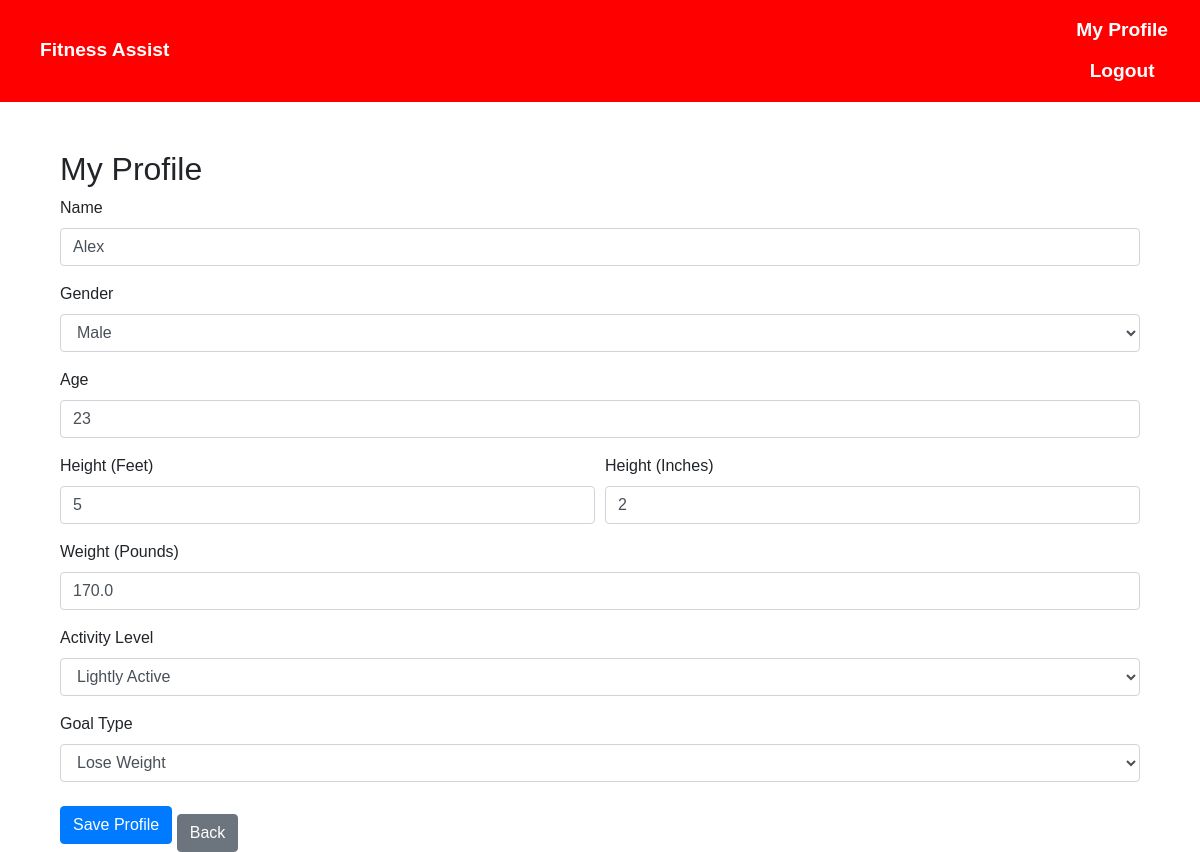
Page /profile (signed in) on the committed database.
### app/models.py (models this page shows)
class Profile(db.Model):
    id = db.Column(db.Integer, primary_key=True)
    user_id = db.Column(db.Integer, db.ForeignKey('user.id'), nullable=False)
    name = db.Column(db.String(100))
    gender = db.Column(db.String(10))
    age = db.Column(db.Integer)
    height_feet = db.Column(db.Integer)
    height_inches = db.Column(db.Integer)
    weight_pounds = db.Column(db.Float)
    activity_level = db.Column(db.String(20))
    goal_type = db.Column(db.String(20))
    user = db.relationship('User', backref=db.backref('profile', uselist=False))

### app/routes.py (the view)
@main.route('/profile', methods=['GET', 'POST'])
@login_required
def profile():
    user_profile = Profile.query.filter_by(user_id=current_user.id).first() or Profile(user_id=current_user.id)
    form = ProfileForm(obj=user_profile)  # Populate form with user_profile data
    if form.validate_on_submit():
        form.populate_obj(user_profile)  # Populate user_profile with form data
        db.session.add(user_profile)  # Add new or update existing profile
        db.session.commit()
        flash('Profile updated successfully!', 'success')
        return redirect(url_for('main.profile'))
    return render_template('profile.html', form=form)

### app/__init__.py (called while the page is built)
def create_app():
    app = Flask(__name__, template_folder='../templates')
    app.config['SECRET_KEY'] = 'your_secret_key'
    app.config['SQLALCHEMY_DATABASE_URI'] = 'sqlite:///fitnessassist.db'
    db.init_app(app)
    migrate.init_app(app, db)
    login_manager.init_app(app)
    login_manager.login_view = 'auth.login'
    from .auth import auth as auth_blueprint
    app.register_blueprint(auth_blueprint, url_prefix='/auth')
    from .routes import main as main_blueprint
    app.register_blueprint(main_blueprint)
    from .models import User
    with app.app_context():
        from . import routes
    @login_manager.user_loader
    def load_user(user_id):
        return User.query.get(int(user_id))
    return app

### templates/profile.html (shortened to what this page needs)
{% extends "base.html" %}
{% block content %}
<div class="container mt-5">
    <h2>My Profile</h2>
    <form method="POST" action="{{ url_for('main.profile') }}">
        <div class="form-group">
            {{ form.name.label(class="form-control-label") }}
            {{ form.name(class="form-control") }}
        </div>
        <div class="form-group">
            {{ form.gender.label(class="form-control-label") }}
            {{ form.gender(class="form-control") }}
        </div>
        <div class="form-group">
            {{ form.age.label(class="form-control-label") }}
            {{ form.age(class="form-control") }}
        </div>
        <div class="form-row">
            <div class="form-group col-md-6">
                {{ form.height_feet.label(class="form-control-label") }}
                {{ form.height_feet(class="form-control") }}
            </div>
            <div class="form-group col-md-6">
                {{ form.height_inches.label(class="form-control-label") }}
                {{ form.height_inches(class="form-control") }}
            </div>
        </div>
        <div class="form-group">
            {{ form.weight_pounds.label(class="form-control-label") }}
            {{ form.weight_pounds(class="form-control") }}
        </div>
        <div class="form-group">
            {{ form.activity_level.label(class="form-control-label") }}
            {{ form.activity_level(class="form-control") }}
        </div>
        <div class="form-group">
            {{ form.goal_type.label(class="form-control-label") }}
            {{ form.goal_type(class="form-control") }}
        </div>
        <button type="submit" class="btn btn-primary">Save Profile</button>
        <a href="{{ url_for('main.home') }}" class="btn btn-secondary mt-3">Back</a>
    </div>
</body>
</html>
{% endblock %}

### templates/base.html (style rules this page uses)
body { margin: 0; font-family: Arial, sans-serif; }

### rows in the picture
Profile: name "Alex", gender "Male", age "23", height_feet "5", height_inches "2", weight_pounds "170.0", activity_level "Lightly Active", goal_type "Lose Weight"
